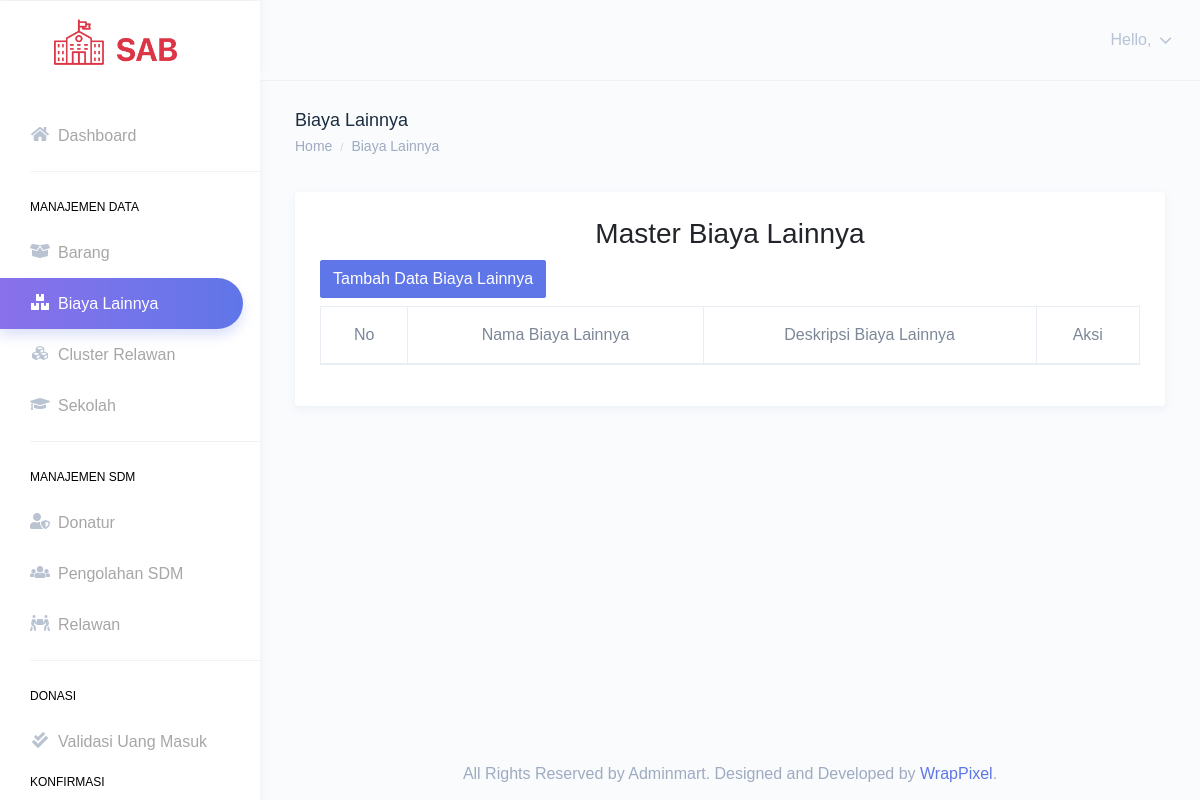
The page /index.php/biaya_lainnya on the database as committed earlier.
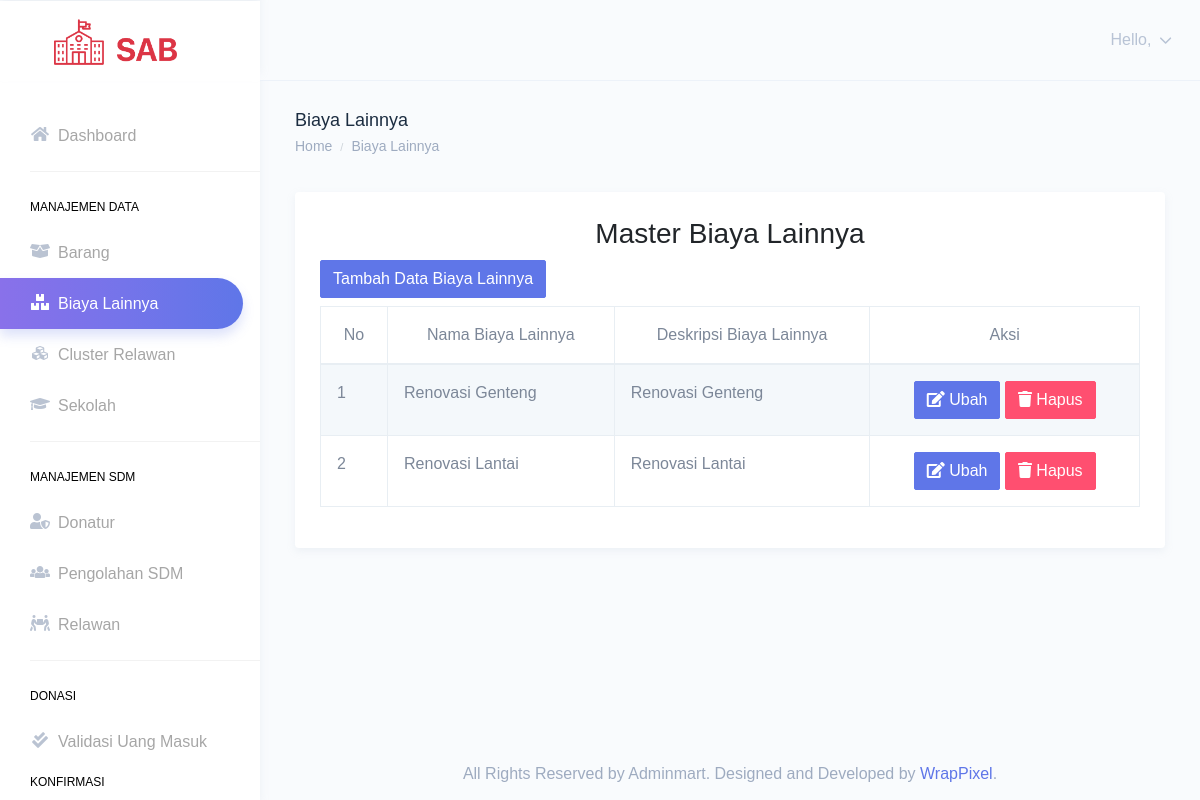
The same page on the database as committed later.
### tables this page shows
CREATE TABLE `biaya_lainnya` (
  `id_biaya_lainnya` int(11) NOT NULL,
  `nama_biaya_lainnya` varchar(100) NOT NULL,
  `deskripsi_biaya_lainnya` varchar(255) NOT NULL,
  `creaby` varchar(100) NOT NULL,
  `creadate` datetime NOT NULL DEFAULT current_timestamp(),
  `modiby` varchar(100) NOT NULL,
  `modidate` datetime NOT NULL DEFAULT current_timestamp(),
  `row_status` enum('A','D') NOT NULL
);

### application/controllers/Biaya_Lainnya.php (called while the page is built, shortened)
<?php
class Biaya_Lainnya extends CI_Controller
{
    public function __construct()
    {
        $this->load->model('biaya_lainnya_model');
        $this->load->model('karyawan_model');
        $this->load->library('form_validation');
    }
    private function getKaryawanName()
    {
        $this->load->model('karyawan_model');
        $user_id = $this->session->user_id;
        $karyawan = $this->karyawan_model->getKaryawanByUserLoginId($user_id);
        return $karyawan->nama_karyawan;
    }
    private function getKaryawanRole()
    {
        $this->load->model('karyawan_model');
        $user_id = $this->session->user_id;
        $karyawan = $this->karyawan_model->getKaryawanByUserLoginId($user_id);
        return $karyawan->jabatan_karyawan;
    }
    public function index()
    {
        $header['name'] =  $this->getKaryawanName();
        $header['role'] =  $this->getKaryawanRole();
        $header['title'] = 'Biaya Lainnya';
        $this->load->view('templates/admin_header', $header);
        $data_biaya_lainnya = $this->biaya_lainnya_model->getBiayaLainnya();
        $data['biaya_lainnya'] = $data_biaya_lainnya;
        $this->load->view('biaya_lainnya/index', $data);
        $this->load->view('templates/footer');
    }
}

### index.php (called while the page is built, shortened)
<?php
require_once BASEPATH.'core/CodeIgniter.php';

### application/models/biaya_lainnya_model.php (called while the page is built, shortened)
<?php
class biaya_lainnya_model extends CI_Model
{
    private $_table = "biaya_lainnya";
    public function getBiayaLainnya()
    {
        $query = $this->db
            ->from($this->_table)
            ->where(['row_status' => 'A'])
            ->order_by('nama_biaya_lainnya', 'asc')
            ->get();
        return $query->result();
    }
}

### application/views/biaya_lainnya/index.php (the view, shortened to what this page needs)
<div class="page-breadcrumb">
    <div class="row">
        <div class="col-7 align-self-center">
            <h4 class="page-title text-truncate text-dark font-weight-medium mb-1">Biaya Lainnya</h4>
            <div class="d-flex align-items-center">
                <nav aria-label="breadcrumb">
                    <ol class="breadcrumb m-0 p-0">
                        <li class="breadcrumb-item"><a href="index.html" class="text-muted">Home</a></li>
                        <li class="breadcrumb-item text-muted active" aria-current="page">Biaya Lainnya</li>
                    </ol>
                </nav>
            </div>
        </div>
    </div>
</div>
<div class="container-fluid">
    <div class="row">
        <div class="col-12">
            <div class="card">
                <div class="card-body">
                    <h4 class="card-title text-center" style="font-size: 28px;">Master Biaya Lainnya</h4>
                    <div class="table-responsive">
                        <a href="<?= site_url('biaya-lainnya/tambah') ?>" class="btn btn-primary mb-2">Tambah Data Biaya Lainnya</a>
                        <table id="master-data" class="table table-striped table-bordered no-wrap">
                            <thead>
                                <tr>
                                    <th class="text-center">No</th>
                                    <th class="text-center">Nama Biaya Lainnya</th>
                                    <th class="text-center">Deskripsi Biaya Lainnya</th>
                                    <th class="text-center">Aksi</th>
                                </tr>
                            </thead>
                            <tbody>
                                <?php $i = 0; ?>
                                <?php foreach ($biaya_lainnya as $s) { ?>
                                    <tr>
                                        <td>
                                            <?php
                                            $i++;
                                            echo $i;
                                            ?>
                                        </td>
                                        <td><?= $s->nama_biaya_lainnya ?></td>
                                        <td><?= $s->deskripsi_biaya_lainnya ?></td>
                                        <td align="center">
                                            <a href="<?= site_url('biaya-lainnya/ubah/' .  $s->id_biaya_lainnya) ?>" class="btn btn-primary"><i class="fa fa-edit"></i> Ubah</a>
                                            <a href="<?= site_url('biaya_lainnya/destroy/' .  $s->id_biaya_lainnya) ?>" onclick="return confirm('Apakah anda yakin ingin menghapus data ini?')" class="btn btn-danger"><i class="fa fa-trash"></i> Hapus</a>
                                        </td>
                                    </tr>
                                <?php } ?>
                            </tbody>
                        </table>
                    </div>
                </div>
            </div>
        </div>
    </div>
</div>

Rows that differ between the two databases and show on the page:
added biaya_lainnya: nama_biaya_lainnya "Renovasi Genteng", deskripsi_biaya_lainnya "Renovasi Genteng"
added biaya_lainnya: nama_biaya_lainnya "Renovasi Lantai", deskripsi_biaya_lainnya "Renovasi Lantai"
